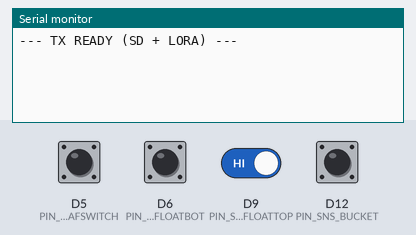
A sketch run on a simulated Arduino MKR. Shown: the last lines printed to the serial monitor. The inputs (shaded band) are chosen by the test bench; at power-on: D5 (PIN_SNS_LEAFSWITCH), D6 (PIN_SNS_FLOATBOT), D9 (PIN_SNS_FLOATTOP), D12 (PIN_SNS_BUCKET) HIGH. The local clock reads 2024-03-15 10:24:30 at power-on unless the sketch sets it; storage starts empty; the modem accepts every AT command (registered, SIM ready, sends succeed) and sends nothing else.

Above: at 1.6 s.
1.7 s: D5 (PIN_SNS_LEAFSWITCH) pulled LOW for 0.15 s
At 3.1 s:
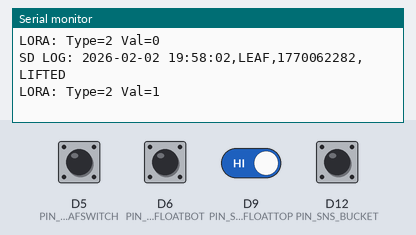
3.3 s: D6 (PIN_SNS_FLOATBOT) pulled LOW for 1 s
At 4.9 s:
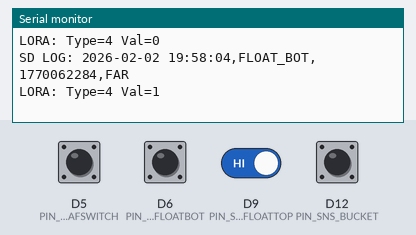
5.8 s: D9 (PIN_SNS_FLOATTOP) driven LOW
At 7.1 s:
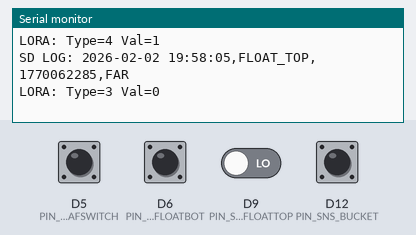
7.4 s: D12 (PIN_SNS_BUCKET) pulled LOW for 0.15 s
At 8.1 s:
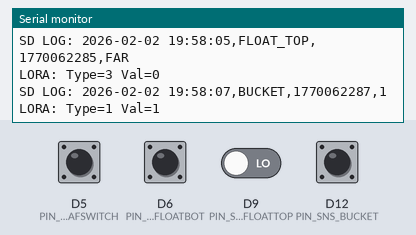
9.0 s: D9 (PIN_SNS_FLOATTOP) driven HIGH
At 10.4 s:
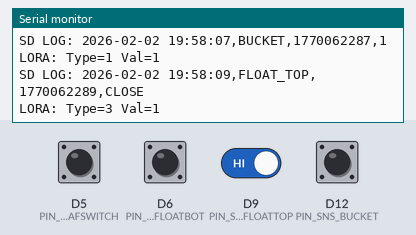
10.7 s: D5 (PIN_SNS_LEAFSWITCH) pulled LOW for 1 s
At 13.1 s:
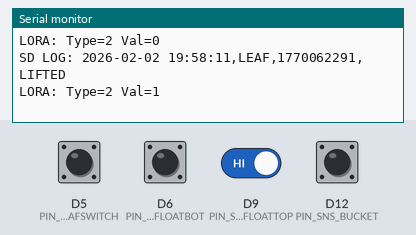
Timing chart, 0 to 14.2 s (numbered marks = the images above; inputs shaded):
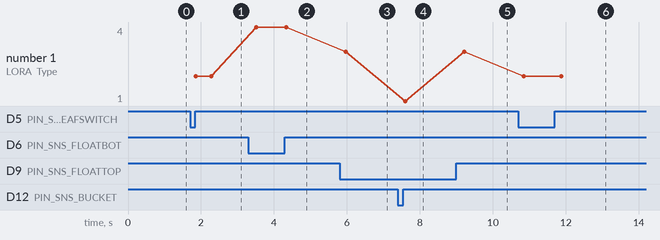

The sketch:

LORA_TX.ino
```cpp
#include "ArduinoLowPower.h"
#include <RTCZero.h>
#include <SPI.h>
#include <SD.h>
#include <Adafruit_SleepyDog.h>
#include "GroveLora.h"

#define DEBUG_MODE true

// Pin assignments
#define PIN_SD_CS          4
#define PIN_SNS_BUCKET     12
#define PIN_SNS_LEAFSWITCH 5
#define PIN_SNS_FLOATBOT   6
#define PIN_SNS_FLOATTOP   9

GroveLora dev;
RTCZero rtc;

// Global State
volatile bool flag_event_change = false;
volatile int bucketCount = 0;
unsigned long lastBucketTime = 0;
int lastLeaf, lastTop, lastBot;

void setup() {
  if (DEBUG_MODE) {
    Serial.begin(115200);
    uint32_t startWait = millis();
    while (!Serial && (millis() - startWait < 3000));
    Serial.println("--- TX READY (SD + LORA) ---");
  }

  Serial1.begin(9600);
  Watchdog.enable(16000);

  // Initialize SD Card
  if (!SD.begin(PIN_SD_CS)) {
    if (DEBUG_MODE) Serial.println("SD Fail");
    while (1);
  }

  if (!SD.exists("datalog.csv")) {
    File dataFile = SD.open("datalog.csv", FILE_WRITE);
    if (dataFile) {
      dataFile.println("DateTime,Sensor,Epoch,Value");
      dataFile.close();
    }
  }

  // Initialize LoRa Module
  dev.sendCmd("AT+MODE=TEST\r\n");
  delay(200);
  dev.sendCmd("AT+TEST=RFCFG,915,SF7,125,12,15,14,ON,OFF,OFF\r\n");
  delay(200);

  // Initialize RTC
  rtc.begin();
  rtc.setTime(19, 58, 00);
  rtc.setDate(2, 2, 26);

  // Hardware Setup
  pinMode(PIN_SNS_BUCKET, INPUT_PULLUP);
  pinMode(PIN_SNS_LEAFSWITCH, INPUT_PULLUP);
  pinMode(PIN_SNS_FLOATTOP, INPUT_PULLUP);
  pinMode(PIN_SNS_FLOATBOT, INPUT_PULLUP);

  lastLeaf = digitalRead(PIN_SNS_LEAFSWITCH);
  lastTop  = digitalRead(PIN_SNS_FLOATTOP);
  lastBot  = digitalRead(PIN_SNS_FLOATBOT);

  // Wakeup Interrupts
  LowPower.attachInterruptWakeup(PIN_SNS_BUCKET, isr_bucket, FALLING);
  LowPower.attachInterruptWakeup(PIN_SNS_LEAFSWITCH, isr_generic, CHANGE);
  LowPower.attachInterruptWakeup(PIN_SNS_FLOATTOP, isr_generic, CHANGE);
  LowPower.attachInterruptWakeup(PIN_SNS_FLOATBOT, isr_generic, CHANGE);
}

void loop() {
  // 10-Minute Timeout Reset for Bucket
  if (bucketCount > 0 && (millis() - lastBucketTime > 600000)) {
    bucketCount = 0;
    if (DEBUG_MODE) Serial.println(F("BUCKET RESET"));
  }

  // Process Sensor Events
  if (flag_event_change) {
    noInterrupts();
    flag_event_change = false;
    interrupts();

    identifyAndLog();
  }

  Watchdog.reset();

  // Power Management
  if (!DEBUG_MODE) {
    LowPower.sleep();
  } else {
    delay(200);
  }
}

// --- Interrupt Service Routines ---

void isr_bucket() {
  static unsigned long last_interrupt_time = 0;
  unsigned long interrupt_time = millis();

  // Software Debounce
  if (interrupt_time - last_interrupt_time > 200) {
    bucketCount++;
    lastBucketTime = interrupt_time;
    flag_event_change = true;
  }
  last_interrupt_time = interrupt_time;
}

void isr_generic() {
  flag_event_change = true;
}

// --- Logic Functions ---

void identifyAndLog() {
  // 1. Bucket Check
  static int lastLoggedBucket = 0;
  if (bucketCount != lastLoggedBucket) {
    int currentCount = bucketCount;
    writeToCSV("BUCKET," + String(currentCount));
    transmit(1, currentCount);
    lastLoggedBucket = currentCount;
  }

  // 2. Leaf Check
  int currentLeaf = digitalRead(PIN_SNS_LEAFSWITCH);
  if (currentLeaf != lastLeaf) {
    lastLeaf = currentLeaf;
    writeToCSV("LEAF," + String(currentLeaf == LOW ? "PRESSED" : "LIFTED"));
    transmit(2, currentLeaf);
  }

  // 3. Float Top Check
  int currentTop = digitalRead(PIN_SNS_FLOATTOP);
  if (currentTop != lastTop) {
    lastTop = currentTop;
    writeToCSV("FLOAT_TOP," + String(currentTop == LOW ? "FAR" : "CLOSE"));
    transmit(3, currentTop);
  }

  // 4. Float Bot Check
  int currentBot = digitalRead(PIN_SNS_FLOATBOT);
  if (currentBot != lastBot) {
    lastBot = currentBot;
    writeToCSV("FLOAT_BOT," + String(currentBot == LOW ? "CLOSE" : "FAR"));
    transmit(4, currentBot);
  }
}

void writeToCSV(String msg) {
  uint32_t epoch = rtc.getEpoch();
  char ts_human[25];
  sprintf(ts_human, "%04d-%02d-%02d %02d:%02d:%02d",
          rtc.getYear() + 2000, rtc.getMonth(), rtc.getDay(),
          rtc.getHours(), rtc.getMinutes(), rtc.getSeconds());

  int commaIndex = msg.indexOf(',');
  String sensorName = msg.substring(0, commaIndex);
  String sensorVal = msg.substring(commaIndex + 1);

  String logLine = String(ts_human) + "," + sensorName + "," + String(epoch) + "," + sensorVal;

  if (DEBUG_MODE) Serial.println("SD LOG: " + logLine);

  File dataFile = SD.open("datalog.csv", FILE_WRITE);
  if (dataFile) {
    dataFile.println(logLine);
    dataFile.close();

    // Status Blink
    digitalWrite(LED_BUILTIN, HIGH);
    delay(10);
    digitalWrite(LED_BUILTIN, LOW);
  }
}

void transmit(uint8_t typeID, uint16_t value) {
  char cmd[128];
  // Payload Format: Header(14 chars) + TypeID(2) + Value(4)
  sprintf(cmd, "AT+TEST=TXLRPKT,\"00000000111122%02x%04x\"\r\n", typeID, value);
  dev.sendCmd(cmd);

  if (DEBUG_MODE) {
    Serial.print(F("LORA: Type=")); Serial.print(typeID);
    Serial.print(F(" Val=")); Serial.println(value);
  }

  delay(200); // Radio cooldown before potential sleep
}
```

GroveLora.cpp
```cpp
#include "GroveLora.h"

GroveLora::GroveLora(){}

void GroveLora::sendCmd(const char* cmd) {
    Serial1.print(cmd);
}

bool GroveLora::checkRX(SensorDatum_t* p_datum) {
    if (Serial1.available() > 0) {
        String raw = Serial1.readStringUntil('\n');

        // This MUST print if the LED flashes
        Serial.print("RADIO_RAW: ");
        Serial.println(raw);

        if (raw.indexOf("+TEST: RX \"") != -1) {
            int start = raw.indexOf("\"") + 1;
            int end = raw.lastIndexOf("\"");
            String hex = raw.substring(start, end);

            unsigned int ts, sid, nid, st, d;
            if (sscanf(hex.c_str(), "%8x%4x%2x%2x%4x", &ts, &sid, &nid, &st, &d) >= 1) {
                p_datum->ts = ts; p_datum->data = d;
                return true;
            }
        }
    }
    return false;
}
```

GroveLora.h
```cpp
#ifndef GROVELORA_H
#define GROVELORA_H
#include <Arduino.h>

typedef struct struct_datum {
  uint32_t ts;
  uint16_t site_id;
  uint8_t node_id;
  uint8_t sensor_type;
  uint16_t data;
} SensorDatum_t;

class GroveLora {
  public:
    GroveLora();
    void sendCmd(const char* cmd);
    bool checkRX(SensorDatum_t* p_datum);
};
#endif
```

Measured:
- after the input at 1.7 s, the serial monitor: prints a new line after 0.14 s (image 1)
- after the input at 3.3 s, the serial monitor: prints a new line after 0.19 s (image 2)
- after the input at 5.8 s, the serial monitor: prints a new line after 0.15 s (image 3)
- after the input at 7.4 s, the serial monitor: prints a new line after 0.18 s (image 4)
- after the input at 9.0 s, the serial monitor: prints a new line after 0.20 s (image 5)
- after the input at 10.7 s, the serial monitor: prints a new line after 0.13 s (image 6)
- plotted number 1: 2 → 4 after the input at 3.3 s, 3 → 1 after the input at 7.4 s, 1 → 3 after the input at 9.0 s, 3 → 2 after the input at 10.7 s
